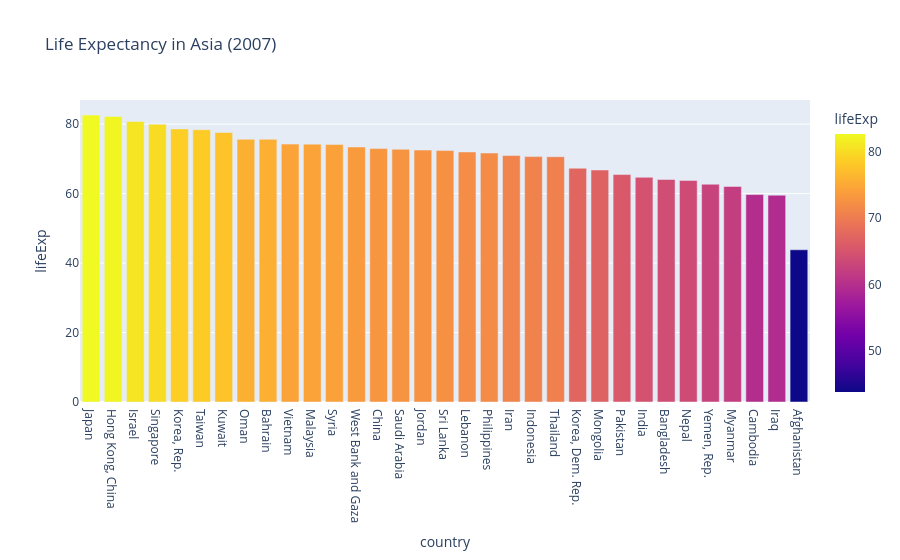

Notebook code for this chart:
### Code cell
# YOUR CODE HERE — Part B: Bar chart for Asia in 2007
df_2007 = gapminder[gapminder['year'] == 2007]

df_asia = df_2007[df_2007['continent'] == 'Asia']

df_asia = df_asia.sort_values('lifeExp', ascending=False)

fig_b = px.bar(
    df_asia,                                # Data
    x = 'country',                          # X-axis pe country
    y = 'lifeExp',                          # Y-axis pe Life Expectancy
    color = 'lifeExp',                      # Color = Life Expectancy
    title = "Life Expectancy in Asia (2007)"  # Chart ka title
)

# Plot dikhao
fig_b.show()

### Figure 1 — Plotly figure (JSON) as saved in the notebook; plotly's stock layout.template omitted (floating-point values rounded to 4 significant figures)
{"data": [{"alignmentgroup": "True", "hovertemplate": "country=%{x}<br>lifeExp=%{marker.color}<extra></extra>", "legendgroup": "", "marker": {"color": [82.6, 82.21, 80.75, 79.97, 78.62, 78.4, 77.59, 75.64, 75.64, 74.25, 74.24, 74.14, 73.42, 72.96, 72.78, 72.53, 72.4, 71.99, 71.69, 70.96, 70.65, 70.62, 67.3, 66.8, 65.48, 64.7, 64.06, 63.78, 62.7, 62.07, 59.72, 59.55, 43.83], "coloraxis": "coloraxis", "pattern": {"shape": ""}}, "name": "", "offsetgroup": "", "orientation": "v", "showlegend": false, "textposition": "auto", "type": "bar", "x": ["Japan", "Hong Kong, China", "Israel", "Singapore", "Korea, Rep.", "Taiwan", "Kuwait", "Oman", "Bahrain", "Vietnam", "Malaysia", "Syria", "West Bank and Gaza", "China", "Saudi Arabia", "Jordan", "Sri Lanka", "Lebanon", "Philippines", "Iran", "Indonesia", "Thailand", "Korea, Dem. Rep.", "Mongolia", "Pakistan", "India", "Bangladesh", "Nepal", "Yemen, Rep.", "Myanmar", "Cambodia", "Iraq", "Afghanistan"], "xaxis": "x", "y": [82.6, 82.21, 80.75, 79.97, 78.62, 78.4, 77.59, 75.64, 75.64, 74.25, 74.24, 74.14, 73.42, 72.96, 72.78, 72.53, 72.4, 71.99, 71.69, 70.96, 70.65, 70.62, 67.3, 66.8, 65.48, 64.7, 64.06, 63.78, 62.7, 62.07, 59.72, 59.55, 43.83], "yaxis": "y"}], "layout": {"barmode": "relative", "coloraxis": {"colorbar": {"title": {"text": "lifeExp"}}, "colorscale": [[0, "#0d0887"], [0.1111, "#46039f"], [0.2222, "#7201a8"], [0.3333, "#9c179e"], [0.4444, "#bd3786"], [0.5556, "#d8576b"], [0.6667, "#ed7953"], [0.7778, "#fb9f3a"], [0.8889, "#fdca26"], [1, "#f0f921"]]}, "legend": {"tracegroupgap": 0}, "title": {"text": "Life Expectancy in Asia (2007)"}, "xaxis": {"anchor": "y", "domain": [0, 1], "title": {"text": "country"}}, "yaxis": {"anchor": "x", "domain": [0, 1], "title": {"text": "lifeExp"}}}}
